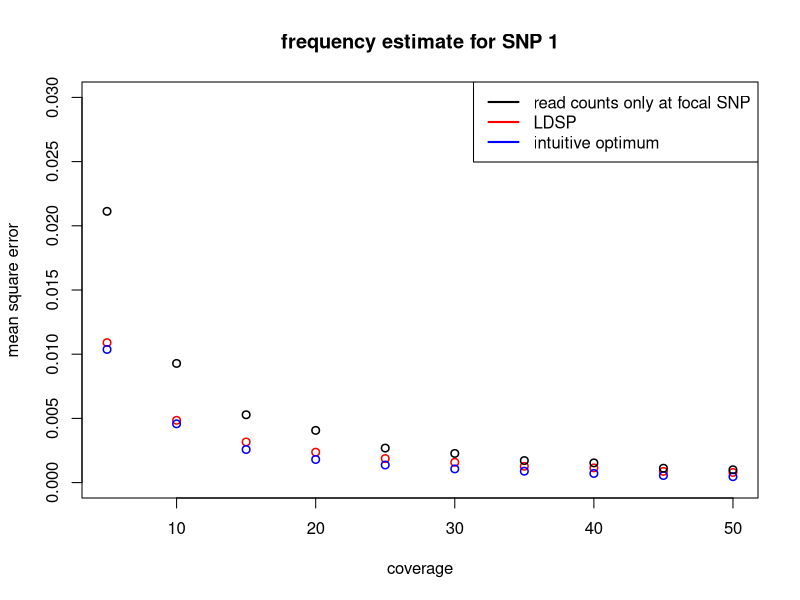

R code for this plot:
create_haps <- function(nsamp=100, per){
  # the only type of haplotypes in the pool are either 1-0 or 0-1 (for simplicity)
  # per specifies the percent of 1-0 haplotypes  
  haps = matrix(nrow = nsamp, ncol = 2, 0)
  no_10_haps = floor(per*nsamp)
  for (i in 1:no_10_haps){
    haps[i,1] = 1
    haps[i,2] = 0
  }
  for (i in (no_10_haps+1):nsamp){
    haps[i,1] = 0
    haps[i,2] = 1
  }
  return(haps)
}

# global variables to debug code
#global_obs = 0
#global_mu = 0
#global_Sigma = 0
#lobal_D = 0


## THERE IS A PROBLEM HERE
## sigma2 is estimated to be < 1 (undispersed)
## Is the loglik function wrong?
findMLE <- function(obs, mu, Sigma, D){
  #global_obs <<- obs
  #global_mu <<- mu
  #global_Sigma <<- Sigma
  #global_D <<- D
  
  ll <- function(sigma2){
    cov_matrix = sigma2*Sigma + D
    sinv = solve(cov_matrix)
    p = length(mu)
    # equation from Wikipedia
    logl = -0.5*log(det(cov_matrix)) - 0.5*(t(obs-mu)%*%solve(cov_matrix)%*%(obs-mu)) -
      (p/2)*log(2*pi)
    # multiply by -1 since nlm minimizes
    return(as.numeric(-logl))
  }
  return(optim(ll, par = 1, method = "L-BFGS-B", lower = 0.1, upper = 10)$par)
}

pool <- function(lambda, haps, nloci, nsamp){
  ## simulate pool sequencing ##
  y_obs = rep(0, nloci)
  n = rep(0, nloci)
  n_1 = rep(0, nloci)
  for (i in 1:nloci){
    
    # coverage
    n[i] = rpois(1, lambda)
    
    # ensure number haps sampled is below the number of samples in the pool
    n[i] = min(n[i], nsamp)
    # ensure sample at least 1 haplotype
    n[i] = max(1, n[i])
    
    # sample locus i from pool
    sampled = sample(haps[,i], n[i])
    
    # number of 1 alleles
    n_1[i] = sum(sampled)
  }
  return(rbind(n, n_1))
}

perform_estimate <- function(y_obs, nloci, nsamp, haps, pos, n){
  
  # calculate distances between SNPs
  # for example if two SNPs at position 50 and 100
  # then d = 50 
  d = rep(0, nloci-1)
  for (i in 1:(nloci-1)){
    d[i] = as.numeric(pos[i+1])-as.numeric(pos[i])
  }

  epsilon = rep(0, nloci)
  for (i in 1:nloci){
    epsilon[i] = (y_obs[i]*(1-y_obs[i]))/n[i]
  }


  geo_sum = 0
  for (i in 1:(nsamp-1)){
    geo_sum = geo_sum + (1/i)
  }
  geo_sum = (1/geo_sum)
  theta = geo_sum/(nsamp + geo_sum)

  mu = (1-theta)*colMeans(haps) + I(theta/2)

  cov_panel = cov(haps)

  S = matrix(nrow = nloci, ncol = nloci, 0)

  # rho = 4*N*c_j where c_j is the rate of cross-over per generation per basepair and N is the effective popsize
  # d_j = dist is the physical distance between SNPs j and j+1
  rho = 0 # no recombination
  for (i in 1:nloci){
    for (j in 1:nloci){
      if (i ==j){
        S[i,j] = cov_panel[i,j]
      }
      else{
        # distance between SNPs (e.g. SNP 1 and SNP 10)
        dist = sum(d[min(i,j):(max(i,j)-1)])
        
        # hypothetical effective popsize
        N = 1e4
        
        S[i,j] = exp((-4*N*rho*dist)/nsamp)*cov_panel[i,j]
      }
    }
  }

  Sigma = ((1-theta)^2)*S + I((theta/2)*(1-(theta/2)))
  Sigma[abs(Sigma) < 1e-8] = 0


  d = diag(1/epsilon)
  Sigma_i = solve(Sigma) # there is also a problems, when nloci is big, kappa(Sigma) is very large (1e36)
  
  #sigma2 = findMLE(y_obs, mu, Sigma, diag(epsilon))
  sigma2 = 3
  
  # this is where the dispersion parameter comes in: eqn 13
  Sigma_bar = solve((1/sigma2)*Sigma_i + d)
  theta_bar = as.vector(Sigma_bar%*%((1/sigma2)*Sigma_i%*%mu + d%*%y_obs))
  return(as.vector(theta_bar))
}

mse <- function(y_hat, y){
  return(sum((y_hat-y)^2)/length(y))
}

nsamp = 100
nloci = 2
haps = create_haps(nsamp, 0.4)

# physical position of the two SNPs
pos = c(50, 100)

nreps = 1000
lambdas = seq(5, 50, by = 5)
l = length(lambdas)

mse_est = rep(0, l)
mse_opt = rep(0, l)
mse_obs  = rep(0, l)

# increase the 1-0 haplotype from 40% to 90% (simulate positive selection)
ev_haps = create_haps(nsamp, 0.9)

for (i in 1:l){
  store_ldsp_est = rep(0,nreps)
  store_opt_est = rep(0, nreps)
  store_obs_est = rep(0, nreps)
  store_true_freq = rep(0, nreps)
  
  for (j in 1:nreps){
    
    # pooling
    lambda = lambdas[i] # coverage
    pooled_info =  pool(lambda, ev_haps, nloci, nsamp)
    n = pooled_info[1,]  # total read counts
    n_1 = pooled_info[2,] # counts of "1" allele
    
    y_obs = (n_1 + 0.5)/(n + 1)
    ldsp_est = perform_estimate(y_obs, nloci, nsamp, haps, pos, n)
    true_freq = colMeans(ev_haps)
    
    # only look at the estimates of SNP 1
    store_true_freq[j] = true_freq[1]
    store_opt_est[j] = (n_1[1] + (n[2]-n_1[2]))/ (n[1] + n[2])
    store_obs_est[j] = y_obs[1]
    #store_obs_est[j] = n_1[1]/n[1]
    store_ldsp_est[j] = ldsp_est[1]
  }
  
  # calculate MSE
  mse_est[i] = mse(store_ldsp_est, store_true_freq)
  mse_opt[i] = mse(store_opt_est, store_true_freq)
  mse_obs[i] = mse(store_obs_est, store_true_freq)

}


plot(lambdas, mse_est, xlab = "coverage", ylab = "mean square error", col = "red", ylim = c(0,0.03), main = "frequency estimate for SNP 1", lwd=1.5)
points(lambdas, mse_opt, col = "blue", lwd=1.5)
points(lambdas, mse_obs, lwd=1.5)
legend("topright", c("read counts only at focal SNP","LDSP", "intuitive optimum"), lty=c(1,1,1), lwd=c(2,2,2),col=c("black","red", "blue"))
#legend("topright", c("read counts only at focal SNP","LDSP"), lty=c(1,1), lwd=c(1,1),col=c("black","red"))

# investigate what the dispersion paramter should be optimally

# create a plot where y-axis is percent increased coverage